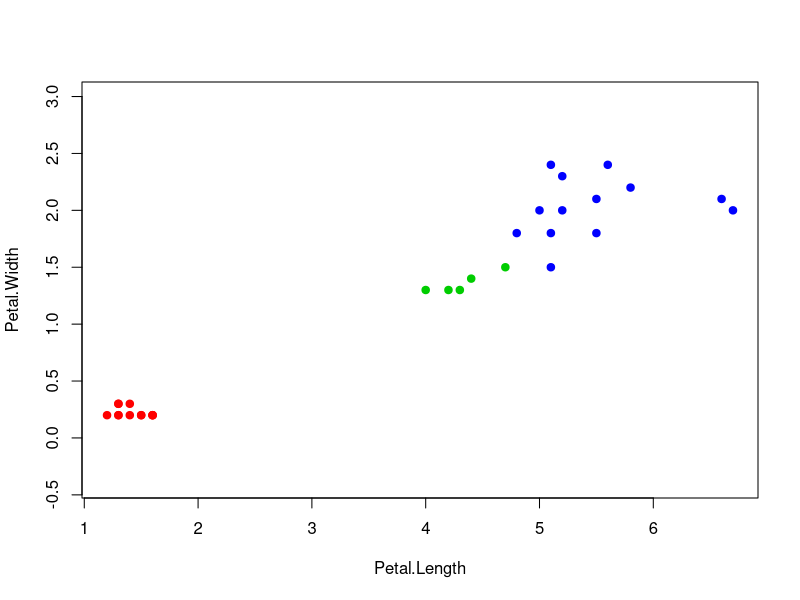
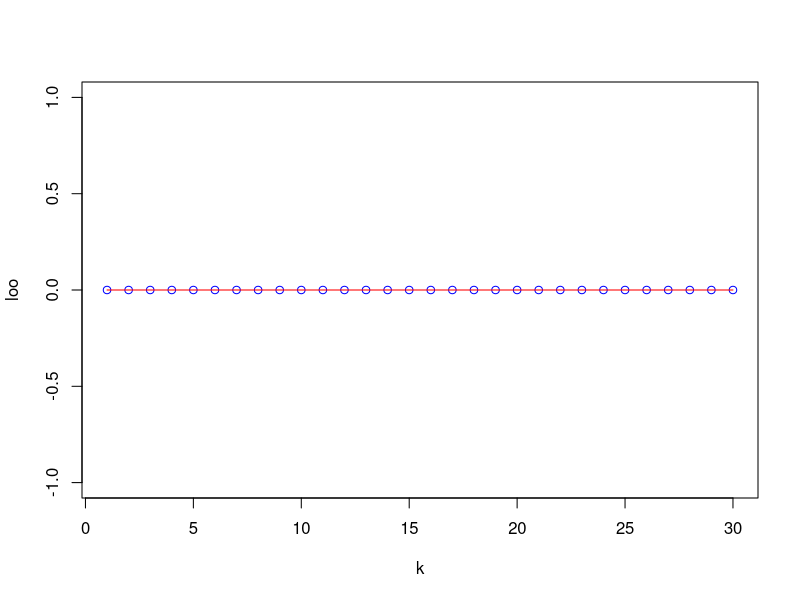
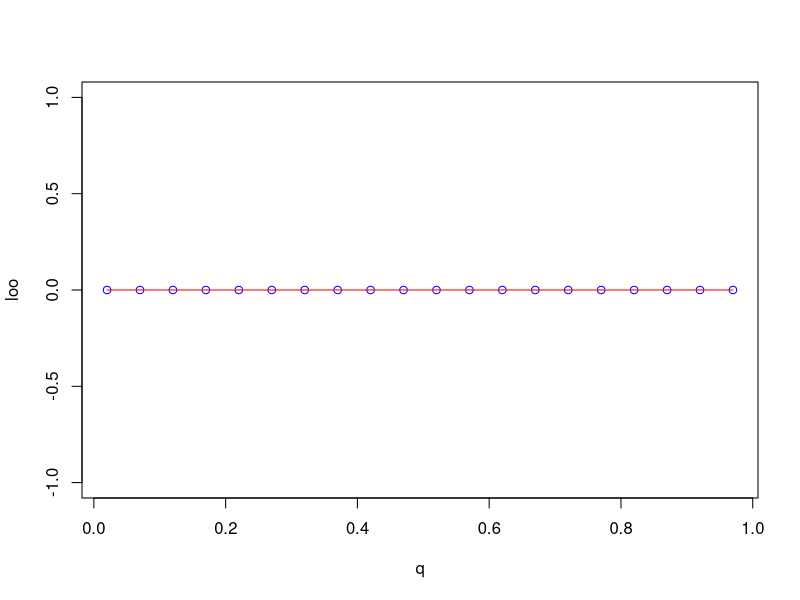
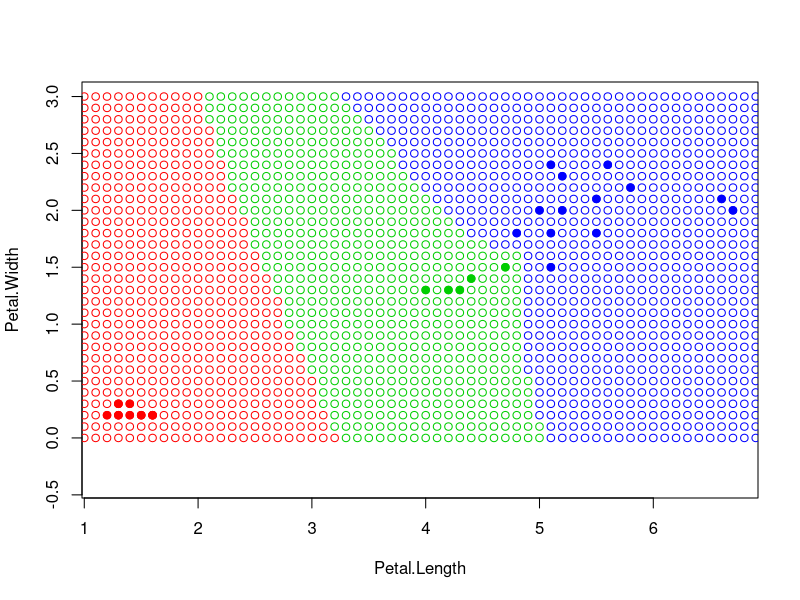

These figures' R source, in order:
euclideanDistance <- function(u, v){
  sqrt(sum((u - v)^2))
}

weight <- function(i, q){
  q^i
}

##  Сортируем объекты согласно расстояния до объекта z
sortObjectsByDist <- function(xl, z, metricFunction = euclideanDistance){
  l <- dim(xl)[1]
  n <- dim(xl)[2] - 1
  ##  Создаём матрицу расстояний
  distances <- matrix(NA, l, 2)
  for (i in 1:l)
  {
    distances[i, ] <- c(i, metricFunction(xl[i, 1:n], z))
  }
  ##  Сортируем
  orderedXl <- xl[order(distances[, 2]), ]
  return (orderedXl);
}
##  Применяем метод kNN
kWNN <- function(xl, z, k, q){
  ##  Сортируем выборку согласно классифицируемого объекта
  orderedXl <- sortObjectsByDist(xl, z)
  n <- dim(orderedXl)[2] - 1
  ##  Получаем классы первых k соседей
  classes <- orderedXl[1:k, n + 1]
  
  d <- c(0.0,0.0,0.0)
  names(d) <- c("setosa", "versicolor", "virginica")
  
  for (i in c(1:length(classes))){
    d[classes[i]] <- d[classes[i]] + weight(i, q)
  }

  ##  Находим класс, который доминирует среди первых k соседей
  class <- names(which.max(d))
  return (class)
}

## создаем уменьшенную выборку
iris30 = iris[sample(c(1:150), 30, replace=FALSE),]

##  Рисуем выборку
colors <- c("setosa" = "red", "versicolor" = "green3",
            "virginica" = "blue")
plot(iris30[, 3:4], pch = 21, bg = colors[iris30$Species], col
     = colors[iris30$Species], asp = 1)

##  Классификация одного заданного объекта
# z <- c(5, 1.6)
# xl <- iris30[, 3:5]
# class <- kWNN(xl, z, k=7, q=0.5)
# points(z[1], z[2], pch = 22, bg = colors[class], asp = 1)


## selecting k by LOO
loo_k <- c()

for (k in c(1:30)){
  count = 0
  for (i in c(1:30)){
    xl = iris30[-i,3:5]
    class <- kWNN(xl, iris30[i,3:4], k=k, q=0.6)
    if(iris30[i,5] != class){
      count <- count + 1
    }
  }
  loo_k <- c(loo_k, count/30)
}

plot(c(1:30), loo_k, 'p', col='blue', xlab='k', ylab='loo')
lines(c(1:30), loo_k, type="l", pch=22, lty=1, col="red")

opt_k = which.min(loo_k)

## selecting q by LOO
loo_q <- c()

for (q in seq(0.02,1.0,by=0.05)){
  count = 0
  for (i in c(1:30)){
    xl = iris30[-i,3:5]
    class <- kWNN(xl, iris30[i,3:4], k=opt_k, q=q)
    if(iris30[i,5] != class){
      count <- count + 1
    }
  }
  loo_q <- c(loo_q, count/30)
}

plot(seq(0.02,1,by=0.05), loo_q, 'p', col='blue', xlab='q', ylab='loo')
lines(seq(0.02,1,by=0.05), loo_q, type="l", pch=22, lty=1, col="red")

opt_q = seq(0.02,1,by=0.05)[which.min(loo_q)]

print(opt_k)
print(opt_q)



plot(iris30[, 3:4], pch = 21, bg = colors[iris30$Species], col
     = colors[iris30$Species], asp = 1)

points_array <- c()

for (xtmp in seq(0, 7, by=0.1)){
  for (ytmp in seq(0, 3, by=0.1)){
    z <- c(xtmp,ytmp)
    class <- kWNN(xl, z, opt_k, opt_q)
    points_array <- c(points_array, c(z))
    points(z[1], z[2], pch = 1, col = colors[class])
  }
}
